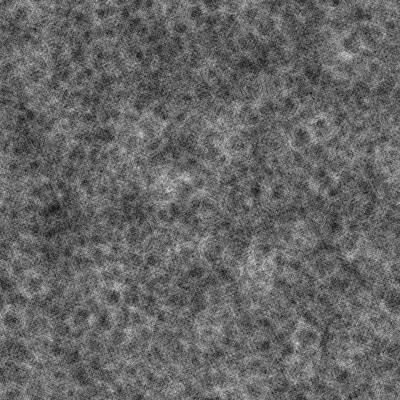
Frame 1 (no input)
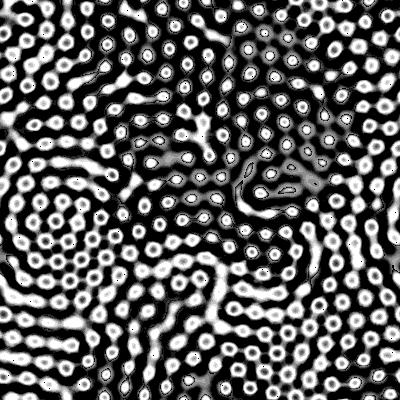
Frame 60 (the mouse pressed at the canvas centre just before this capture)
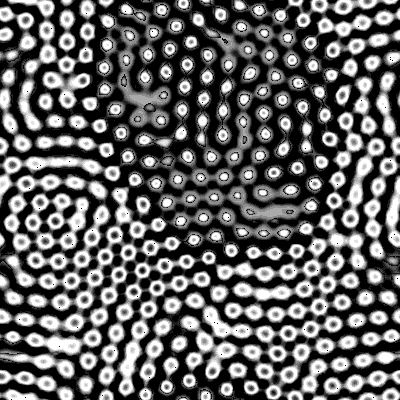
Frame 120 (the mouse held since frame 60 and released just before this capture)

The Processing sketch that drew these frames (run headless with seeded random() and noise(); from frame 60 on, the mouse is pressed at the canvas centre):

// Processing sketch: sketch_09_multiple_neighborhoods_10_states_sine
// ── sketch_09_multiple_neighborhoods_10_states_sine.pde
int size = 400; //<>//
//definimos a nossa regra
float b[] = {0.008984578, 0.003306883};
//número de estados
int states = 10;
//células da geração atual e da anterior
int A[][] = new int[size][size];
int B[][] = new int[size][size];

void settings() {
  size(size, size);
}

void setup() {
  background(255);
  //preenchimento aleatório, densidade 5%
  for (int i = 0; i <size; i++) {
    for (int j = 0; j < size; j++) {
      A[i][j] = (random(1) < 0.1) ? floor(random(states)) : 0;
      B[i][j] = 0;
    }
  }
  //colorimos os pixels de acordo com o estado das células
  loadPixels();
  for (int i = 0; i <size; i++) {
    for (int j = 0; j < size; j++) {
      pixels[i + j * width] = color(A[i][j] * 255 / (states - 1));
    }
  }
  updatePixels();
}
 
void draw() {
  for (int i = 0; i <size; i++) {
    //como a nossa vizinhança tem um formato bizarro, varrer a área não compensa
    //faço um vetor auxiliar...
    int ii[] = new int[29];
    for (int k =0; k < 29; k++){
      ii[k] = (i - 14 + k + size) % size;
    }
    for (int j = 0; j < size; j++) {
      //e outro vetor auxiliar...
      int jj[] = new int[29];
      for (int k =0; k < 29; k++){
        jj[k] = (j - 14 + k + size) % size;
      }
      int outval = A[i][j];  
      //e faço a soma na mão, célula a célula
        int soma0 = A[ii[13]][jj[13]]+A[ii[13]][jj[14]]+A[ii[13]][jj[15]]+A[ii[14]][jj[13]]+A[ii[14]][jj[15]]+A[ii[15]][jj[13]]+A[ii[15]][jj[14]]+A[ii[15]][jj[15]];
        int soma1 = A[ii[0]][jj[12]]+A[ii[0]][jj[13]]+A[ii[0]][jj[14]]+A[ii[0]][jj[15]]+A[ii[0]][jj[16]]+A[ii[1]][jj[9]]+A[ii[1]][jj[10]]+A[ii[1]][jj[11]]+A[ii[1]][jj[12]]+A[ii[1]][jj[13]]+A[ii[1]][jj[14]]+A[ii[1]][jj[15]]+A[ii[1]][jj[16]]+A[ii[1]][jj[17]]+A[ii[1]][jj[18]]+A[ii[1]][jj[19]]+A[ii[2]][jj[7]]+A[ii[2]][jj[8]]+A[ii[2]][jj[9]]+A[ii[2]][jj[10]]+A[ii[2]][jj[11]]+A[ii[2]][jj[12]]+A[ii[2]][jj[13]]+A[ii[2]][jj[14]]+A[ii[2]][jj[15]]+A[ii[2]][jj[16]]+A[ii[2]][jj[17]]+A[ii[2]][jj[18]]+A[ii[2]][jj[19]]+A[ii[2]][jj[20]]+A[ii[2]][jj[21]]+A[ii[3]][jj[5]]+A[ii[3]][jj[6]]+A[ii[3]][jj[7]]+A[ii[3]][jj[8]]+A[ii[3]][jj[9]]+A[ii[3]][jj[10]]+A[ii[3]][jj[18]]+A[ii[3]][jj[19]]+A[ii[3]][jj[20]]+A[ii[3]][jj[21]]+A[ii[3]][jj[22]]+A[ii[3]][jj[23]]+A[ii[4]][jj[4]]+A[ii[4]][jj[5]]+A[ii[4]][jj[6]]+A[ii[4]][jj[7]]+A[ii[4]][jj[8]]+A[ii[4]][jj[13]]+A[ii[4]][jj[14]]+A[ii[4]][jj[15]]+A[ii[4]][jj[20]]+A[ii[4]][jj[21]]+A[ii[4]][jj[22]]+A[ii[4]][jj[23]]+A[ii[4]][jj[24]]+A[ii[5]][jj[3]]+A[ii[5]][jj[4]]+A[ii[5]][jj[5]]+A[ii[5]][jj[6]]+A[ii[5]][jj[10]]+A[ii[5]][jj[11]]+A[ii[5]][jj[12]]+A[ii[5]][jj[16]]+A[ii[5]][jj[17]]+A[ii[5]][jj[18]]+A[ii[5]][jj[22]]+A[ii[5]][jj[23]]+A[ii[5]][jj[24]]+A[ii[5]][jj[25]]+A[ii[6]][jj[3]]+A[ii[6]][jj[4]]+A[ii[6]][jj[5]]+A[ii[6]][jj[8]]+A[ii[6]][jj[9]]+A[ii[6]][jj[19]]+A[ii[6]][jj[20]]+A[ii[6]][jj[23]]+A[ii[6]][jj[24]]+A[ii[6]][jj[25]]+A[ii[7]][jj[2]]+A[ii[7]][jj[3]]+A[ii[7]][jj[4]]+A[ii[7]][jj[7]]+A[ii[7]][jj[8]]+A[ii[7]][jj[20]]+A[ii[7]][jj[21]]+A[ii[7]][jj[24]]+A[ii[7]][jj[25]]+A[ii[7]][jj[26]]+A[ii[8]][jj[2]]+A[ii[8]][jj[3]]+A[ii[8]][jj[4]]+A[ii[8]][jj[6]]+A[ii[8]][jj[7]]+A[ii[8]][jj[21]]+A[ii[8]][jj[22]]+A[ii[8]][jj[24]]+A[ii[8]][jj[25]]+A[ii[8]][jj[26]]+A[ii[9]][jj[1]]+A[ii[9]][jj[2]]+A[ii[9]][jj[3]]+A[ii[9]][jj[6]]+A[ii[9]][jj[22]]+A[ii[9]][jj[25]]+A[ii[9]][jj[26]]+A[ii[9]][jj[27]]+A[ii[10]][jj[1]]+A[ii[10]][jj[2]]+A[ii[10]][jj[3]]+A[ii[10]][jj[5]]+A[ii[10]][jj[23]]+A[ii[10]][jj[25]]+A[ii[10]][jj[26]]+A[ii[10]][jj[27]]+A[ii[11]][jj[1]]+A[ii[11]][jj[2]]+A[ii[11]][jj[5]]+A[ii[11]][jj[23]]+A[ii[11]][jj[26]]+A[ii[11]][jj[27]]+A[ii[12]][jj[0]]+A[ii[12]][jj[1]]+A[ii[12]][jj[2]]+A[ii[12]][jj[5]]+A[ii[12]][jj[23]]+A[ii[12]][jj[26]]+A[ii[12]][jj[27]]+A[ii[12]][jj[28]]+A[ii[13]][jj[0]]+A[ii[13]][jj[1]]+A[ii[13]][jj[2]]+A[ii[13]][jj[4]]+A[ii[13]][jj[24]]+A[ii[13]][jj[26]]+A[ii[13]][jj[27]]+A[ii[13]][jj[28]]+A[ii[14]][jj[0]]+A[ii[14]][jj[1]]+A[ii[14]][jj[2]]+A[ii[14]][jj[4]]+A[ii[14]][jj[24]]+A[ii[14]][jj[26]]+A[ii[14]][jj[27]]+A[ii[14]][jj[28]]+A[ii[15]][jj[0]]+A[ii[15]][jj[1]]+A[ii[15]][jj[2]]+A[ii[15]][jj[4]]+A[ii[15]][jj[24]]+A[ii[15]][jj[26]]+A[ii[15]][jj[27]]+A[ii[15]][jj[28]]+A[ii[16]][jj[0]]+A[ii[16]][jj[1]]+A[ii[16]][jj[2]]+A[ii[16]][jj[5]]+A[ii[16]][jj[23]]+A[ii[16]][jj[26]]+A[ii[16]][jj[27]]+A[ii[16]][jj[28]]+A[ii[17]][jj[1]]+A[ii[17]][jj[2]]+A[ii[17]][jj[5]]+A[ii[17]][jj[23]]+A[ii[17]][jj[26]]+A[ii[17]][jj[27]]+A[ii[18]][jj[1]]+A[ii[18]][jj[2]]+A[ii[18]][jj[3]]+A[ii[18]][jj[5]]+A[ii[18]][jj[23]]+A[ii[18]][jj[25]]+A[ii[18]][jj[26]]+A[ii[18]][jj[27]]+A[ii[19]][jj[1]]+A[ii[19]][jj[2]]+A[ii[19]][jj[3]]+A[ii[19]][jj[6]]+A[ii[19]][jj[22]]+A[ii[19]][jj[25]]+A[ii[19]][jj[26]]+A[ii[19]][jj[27]]+A[ii[20]][jj[2]]+A[ii[20]][jj[3]]+A[ii[20]][jj[4]]+A[ii[20]][jj[6]]+A[ii[20]][jj[7]]+A[ii[20]][jj[21]]+A[ii[20]][jj[22]]+A[ii[20]][jj[24]]+A[ii[20]][jj[25]]+A[ii[20]][jj[26]]+A[ii[21]][jj[2]]+A[ii[21]][jj[3]]+A[ii[21]][jj[4]]+A[ii[21]][jj[7]]+A[ii[21]][jj[8]]+A[ii[21]][jj[20]]+A[ii[21]][jj[21]]+A[ii[21]][jj[24]]+A[ii[21]][jj[25]]+A[ii[21]][jj[26]]+A[ii[22]][jj[3]]+A[ii[22]][jj[4]]+A[ii[22]][jj[5]]+A[ii[22]][jj[8]]+A[ii[22]][jj[9]]+A[ii[22]][jj[19]]+A[ii[22]][jj[20]]+A[ii[22]][jj[23]]+A[ii[22]][jj[24]]+A[ii[22]][jj[25]]+A[ii[23]][jj[3]]+A[ii[23]][jj[4]]+A[ii[23]][jj[5]]+A[ii[23]][jj[6]]+A[ii[23]][jj[10]]+A[ii[23]][jj[11]]+A[ii[23]][jj[12]]+A[ii[23]][jj[16]]+A[ii[23]][jj[17]]+A[ii[23]][jj[18]]+A[ii[23]][jj[22]]+A[ii[23]][jj[23]]+A[ii[23]][jj[24]]+A[ii[23]][jj[25]]+A[ii[24]][jj[4]]+A[ii[24]][jj[5]]+A[ii[24]][jj[6]]+A[ii[24]][jj[7]]+A[ii[24]][jj[8]]+A[ii[24]][jj[13]]+A[ii[24]][jj[14]]+A[ii[24]][jj[15]]+A[ii[24]][jj[20]]+A[ii[24]][jj[21]]+A[ii[24]][jj[22]]+A[ii[24]][jj[23]]+A[ii[24]][jj[24]]+A[ii[25]][jj[5]]+A[ii[25]][jj[6]]+A[ii[25]][jj[7]]+A[ii[25]][jj[8]]+A[ii[25]][jj[9]]+A[ii[25]][jj[10]]+A[ii[25]][jj[18]]+A[ii[25]][jj[19]]+A[ii[25]][jj[20]]+A[ii[25]][jj[21]]+A[ii[25]][jj[22]]+A[ii[25]][jj[23]]+A[ii[26]][jj[7]]+A[ii[26]][jj[8]]+A[ii[26]][jj[9]]+A[ii[26]][jj[10]]+A[ii[26]][jj[11]]+A[ii[26]][jj[12]]+A[ii[26]][jj[13]]+A[ii[26]][jj[14]]+A[ii[26]][jj[15]]+A[ii[26]][jj[16]]+A[ii[26]][jj[17]]+A[ii[26]][jj[18]]+A[ii[26]][jj[19]]+A[ii[26]][jj[20]]+A[ii[26]][jj[21]]+A[ii[27]][jj[9]]+A[ii[27]][jj[10]]+A[ii[27]][jj[11]]+A[ii[27]][jj[12]]+A[ii[27]][jj[13]]+A[ii[27]][jj[14]]+A[ii[27]][jj[15]]+A[ii[27]][jj[16]]+A[ii[27]][jj[17]]+A[ii[27]][jj[18]]+A[ii[27]][jj[19]]+A[ii[28]][jj[12]]+A[ii[28]][jj[13]]+A[ii[28]][jj[14]]+A[ii[28]][jj[15]]+A[ii[28]][jj[16]];

      //aplicamos as regras
        float s0 = (sin(b[0] * soma0));
        float s1 = (sin(b[1] * soma1));
        outval = (s0 > 0) ? floor(s0 * states) : outval;
        outval = (s1 > 0) ? floor(s1 * states) : outval;

      B[i][j] = outval;
    }
  }
  //colorimos os pixels de acordo com o estado das células  
  loadPixels();
  for (int i = 0; i <size; i++) {
    for (int j = 0; j < size; j++) {
      A[i][j] = B[i][j];
      pixels[i + j * width] = color(A[i][j] * 255 / (states - 1));
    }
  }
  updatePixels();
}
